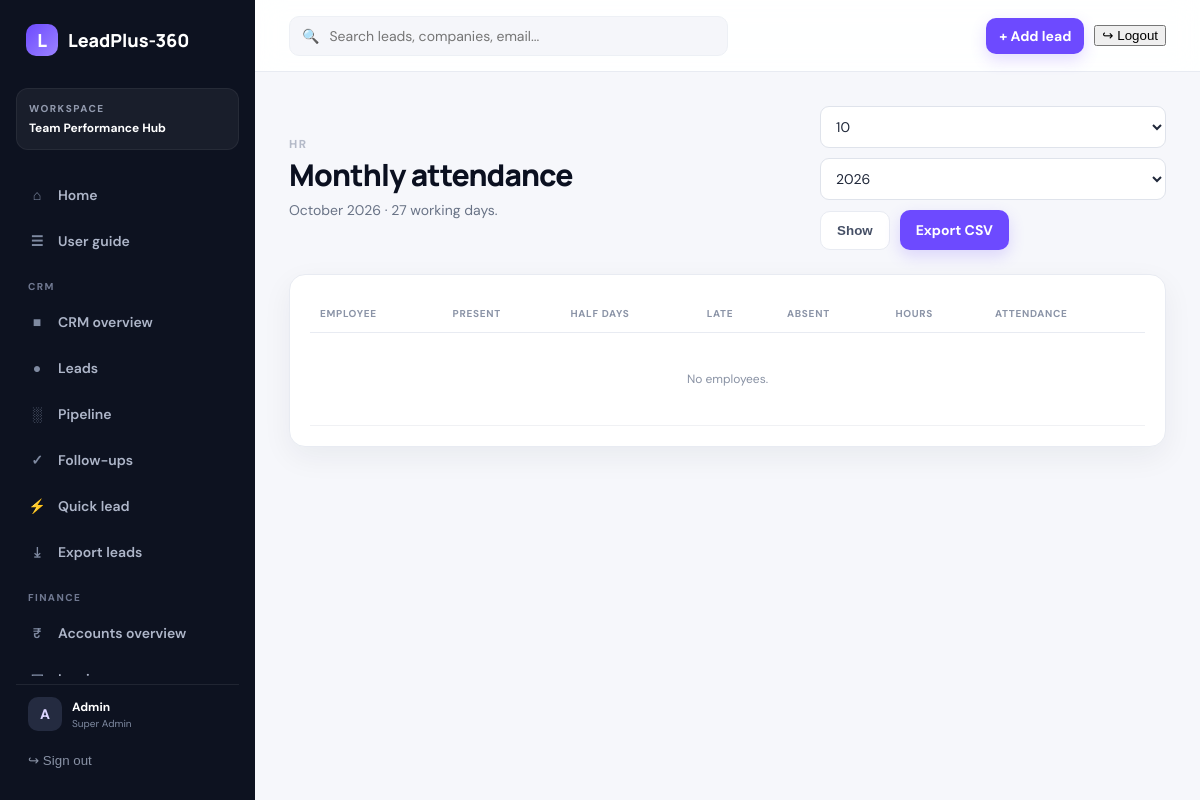
The page /attendance/manage/monthly/ (signed in) on the database its author committed.
### Control/models.py (models this page shows, shortened)
class OrganizationSettings(models.Model):
    name = models.CharField(max_length=160, default="LeadPlus-360")
    tagline = models.CharField(max_length=200, blank=True)
    logo = models.ImageField(upload_to="organization/", blank=True, null=True)
    primary_color = models.CharField(max_length=7, default="#6d4aff")
    currency = models.CharField(max_length=3, default="INR")
    tax_id = models.CharField(max_length=80, blank=True)
    billing_email = models.EmailField(blank=True)
    phone = models.CharField(max_length=40, blank=True)
    address = models.TextField(blank=True)
    invoice_prefix = models.CharField(max_length=12, default="INV")
    updated_at = models.DateTimeField(auto_now=True)
    class Meta:
        verbose_name = "Organization settings"
        verbose_name_plural = "Organization settings"
    @classmethod
    def get_solo(cls):
        obj, _ = cls.objects.get_or_create(pk=1)
        return obj

class Role(models.Model):
    name = models.SlugField(max_length=40, unique=True, help_text="Internal key, set once.")
    label = models.CharField(max_length=80)
    description = models.TextField(blank=True)
    level = models.PositiveSmallIntegerField(
        default=100, help_text="Seniority for ordering. Lower numbers are more senior."
    )
    is_active = models.BooleanField(default=True)
    is_system = models.BooleanField(default=False, help_text="Built-in role; cannot be deleted.")
    can_use_crm = models.BooleanField("Can use CRM", default=False)
    sees_all_leads = models.BooleanField("Sees every lead", default=False)
    sees_team_leads = models.BooleanField(
        "Sees leads of direct reports", default=False,
        help_text="Also sees leads owned by employees who report to this user.",
    )
    can_manage_team = models.BooleanField(
        "Team manager", default=False, help_text="Team performance views and data entry."
    )
    can_manage_hr = models.BooleanField(
        "HR access", default=False, help_text="Employees, onboarding, attendance admin, KPIs, TV displays."
    )
    can_manage_accounts = models.BooleanField(
        "Accounts access", default=False, help_text="Customers, invoices, payments, expenses and reports."
    )
    is_privileged = models.BooleanField(
        "Privileged", default=False, help_text="Only a Super Admin may assign this role."
    )
    is_super_admin = models.BooleanField(
        "Super Admin", default=False, help_text="Complete rights, including roles and workflows."
    )
    permissions = models.ManyToManyField(
        "auth.Permission",
        blank=True,
        help_text="Additional permissions granted to users with this role.",
    )
    class Meta:
        ordering = ["level", "label"]

### Attendance/views.py (the view, shortened to what this page needs)
# urls.py: path("manage/monthly/", views.monthly_report, name="attendance_monthly"),
@hr_required
def monthly_report(request):
    today = timezone.localdate()
    try:
        year, month = int(request.GET.get("year", today.year)), int(request.GET.get("month", today.month))
        date(year, month, 1)
    except ValueError:
        year, month = today.year, today.month
    rows, workdays = _monthly_rows(year, month)
    return render(request, "Attendance/monthly.html", {
        "rows": rows, "year": year, "month": month, "workdays": workdays,
        "month_label": date(year, month, 1).strftime("%B %Y"),
        "years": range(today.year - 2, today.year + 1), "months": range(1, 13),
    })

### Attendance/views.py (called while the page is built, shortened)
def _monthly_rows(year, month):
    days = monthrange(year, month)[1]
    first, last = date(year, month, 1), date(year, month, days)
    from django.conf import settings
    off_days = set(settings.WEEKLY_OFF_DAYS)
    workdays = sum(1 for d in range(1, days + 1) if date(year, month, d).weekday() not in off_days)
    today = timezone.localdate()
    counted = sum(
        1 for d in range(1, days + 1)
        if date(year, month, d).weekday() not in off_days and date(year, month, d) <= today
    )
    records = AttendanceRecord.objects.filter(date__range=(first, last))
    by_emp = {}
    for r in records:
        by_emp.setdefault(r.employee_id, []).append(r)
    rows = []
    return rows, workdays

### Control/context_processors.py (called while the page is built)
def navigation(request):
    user = request.user
    if not user.is_authenticated:
        return {"organization": OrganizationSettings.get_solo()}
    profile = getattr(user, "profile", None)
    return {
        "nav": {
            "crm": can_use_crm(user),
            "accounts": can_manage_accounts(user),
            "hr": is_hr(user),
            "admin": is_admin(user),
            "manager": can_manage_team(user),
            "staff": user.is_staff,
            "role_label": (profile.role.label if profile and profile.role_id else ("Administrator" if user.is_superuser else "Team member")),
            "employee": getattr(user, "employee", None),
        }, "organization": OrganizationSettings.get_solo(),
    }

### Control/permissions.py (called while the page is built)
def has_flag(user, flag):
    if not getattr(user, "is_authenticated", False):
        return False
    if user.is_superuser:
        return True
    role = role_of(user)
    return bool(role and getattr(role, flag))

def is_admin(user):
    return has_flag(user, "is_super_admin")

def is_hr(user):
    return has_flag(user, "can_manage_hr")

def can_use_crm(user):
    return has_flag(user, "can_use_crm")

def can_manage_team(user):
    return has_flag(user, "can_manage_team")

def can_manage_accounts(user):
    return has_flag(user, "can_manage_accounts")

def permission_required(check):
    def decorator(view):
        @wraps(view)
        @login_required
        def wrapper(request, *args, **kwargs):
            if not check(request.user):
                raise PermissionDenied
            return view(request, *args, **kwargs)
        return wrapper
    return decorator

### Attendance/templates/Attendance/monthly.html
{% extends "leadplus_base.html" %}{% block title %}Monthly attendance · LeadPlus-360{% endblock %}
{% block content %}
<div class="page-head"><div><span class="eyebrow">HR</span><h1>Monthly attendance</h1><p>{{ month_label }} · {{ workdays }} working days.</p></div>
<form class="inline-form"><select name="month" class="form-select">{% for m in months %}<option value="{{ m }}" {% if m == month %}selected{% endif %}>{{ m }}</option>{% endfor %}</select>
<select name="year" class="form-select">{% for y in years %}<option value="{{ y }}" {% if y == year %}selected{% endif %}>{{ y }}</option>{% endfor %}</select>
<button class="ghost-btn">Show</button><a class="primary-btn" href="?year={{ year }}&month={{ month }}&format=csv">Export CSV</a></form></div>
<section class="card"><div class="table-wrap"><table><thead><tr><th>Employee</th><th>Present</th><th>Half days</th><th>Late</th><th>Absent</th><th>Hours</th><th>Attendance</th></tr></thead><tbody>
{% for r in rows %}<tr><td><a class="lead-name" href="{% url 'hr_employee_detail' r.emp.pk %}">{{ r.emp.full_name }}<small>{{ r.emp.employee_code }}</small></a></td><td>{{ r.present }}</td><td>{{ r.half }}</td><td>{{ r.late }}</td><td>{{ r.absent }}</td><td>{{ r.hours }}</td>
<td><div class="row-gap"><div class="progress"><i style="width:{{ r.percent }}%"></i></div>{{ r.percent }}%</div></td></tr>
{% empty %}<tr><td colspan="7"><div class="empty">No employees.</div></td></tr>{% endfor %}</tbody></table></div></section>
{% endblock %}

### templates/leadplus_base.html (shortened to what this page needs)
{% load static %}
<!doctype html><html lang="en"><head>
<link rel="stylesheet" href="{% static 'leadplus/app.css' %}">
<link rel="stylesheet" href="{% static 'leadplus/modules.css' %}?v=2">
<link rel="stylesheet" href="{% static 'leadplus/accounts.css' %}">
</head><body>
{% with url=request.resolver_match.url_name %}
<div class="app-shell">
<aside class="sidebar" id="sidebar">
  <a class="brand" href="{% url 'home' %}">{% if organization.logo %}<img class="brand-logo" src="{{ organization.logo.url }}" alt="{{ organization.name }}">{% else %}<span class="brand-mark">{{ organization.name|first|upper }}</span>{% endif %}<span>{{ organization.name }}</span></a>
  <div class="workspace"><small>WORKSPACE</small><strong>Team Performance Hub</strong></div>
<nav>
    <a class="{% if url == 'home' %}active{% endif %}" href="{% url 'home' %}"><i>⌂</i> Home</a>
    <a class="{% if url == 'guide' %}active{% endif %}" href="{% url 'guide' %}"><i>☰</i> User guide</a>
    {% if nav.crm %}
    <div class="nav-label">CRM</div>
    <a class="{% if url == 'leadplus_dashboard' %}active{% endif %}" href="{% url 'leadplus_dashboard' %}"><i>■</i> CRM overview</a>
    <a class="{% if url == 'leads' or url == 'lead_detail' or url == 'lead_edit' or url == 'lead_create' %}active{% endif %}" href="{% url 'leads' %}"><i>●</i> Leads</a>
    <a class="{% if url == 'pipeline' %}active{% endif %}" href="{% url 'pipeline' %}"><i>░</i> Pipeline</a>
    <a class="{% if url == 'tasks' or url == 'add_task' %}active{% endif %}" href="{% url 'tasks' %}"><i>✓</i> Follow-ups</a>
    <a class="{% if url == 'quick_lead' %}active{% endif %}" href="{% url 'quick_lead' %}"><i>⚡</i> Quick lead</a>
    <a class="{% if url == 'export_leads' %}active{% endif %}" href="{% url 'export_leads' %}"><i>⤓</i> Export leads</a>
    {% endif %}
    {% if nav.accounts %}
    <div class="nav-label">Finance</div>
    <a class="{% if url == 'accounts_dashboard' %}active{% endif %}" href="{% url 'accounts_dashboard' %}"><i>₹</i> Accounts overview</a>
    <a class="{% if url == 'account_invoices' or url == 'account_invoice_create' or url == 'account_invoice_detail' %}active{% endif %}" href="{% url 'account_invoices' %}"><i>▣</i> Invoices</a>
    {% endif %}
  </nav>
  <div class="sidebar-bottom">
    <a class="user-mini" href="{% url 'profile' %}"><span class="avatar">{{ request.user.username|first|upper }}</span><div><b>{{ request.user.get_full_name|default:request.user.username }}</b><small>{{ nav.role_label|default:"Team member" }}</small></div></a>
    <form action="{% url 'logout' %}" method="post">{% csrf_token %}<button type="submit" class="logout">↪ Sign out</button></form>
  </div>
</aside>
<main class="main">
<header class="topbar"><button class="mobile-menu" onclick="document.getElementById('sidebar').classList.toggle('open')">☰</button>
 {% if nav.crm %}<div class="top-search">🔍 <input id="globalSearch" placeholder="Search leads, companies, email..." autocomplete="off"></div>{% else %}<div class="top-search"></div>{% endif %}
 <div class="top-actions">{% if nav.crm %}<a class="primary-btn small" href="{% url 'lead_create' %}">+ Add lead</a>{% endif %}<form action="{% url 'logout' %}" method="post" class="top-logout-form">{% csrf_token %}<button type="submit" class="top-logout">↪ Logout</button></form></div>
</header>
<div class="content">
{% block content %}{% endblock %}
</div>
</main></div>
{% endwith %}
</body></html>

### LeadManager/static/leadplus/app.css (style rules this page uses)
:root { --ink:#0b1020;--muted:#697386;--line:#e8ebf2;--bg:#f6f7fb;--card:#fff;--brand:#6d4aff;--brand2:#8b5cf6;--green:#159570;--orange:#d9822b;--red:#d94a62;--blue:#3974db;--shadow:0 10px 30px rgba(19,27,54,.06);--radius:16px }
* { box-sizing:border-box }
body { margin:0;background:var(--bg);color:var(--ink);font-family:"DM Sans",sans-serif;font-size:14px }
a { color:inherit;text-decoration:none }
.app-shell { display:flex;min-height:100vh }
.sidebar { width:255px;background:#0d1220;color:#c8cede;padding:22px 16px;display:flex;flex-direction:column;position:fixed;inset:0 auto 0 0;z-index:20 }
.brand { display:flex;align-items:center;gap:10px;color:#fff;font:800 18px Manrope;margin:2px 10px 32px }
.brand-mark { width:32px;height:32px;border-radius:10px;background:linear-gradient(135deg,#6d4aff,#9b83ff);display:grid;place-items:center;color:#fff }
.workspace { padding:13px 12px;background:rgba(255,255,255,.05);border:1px solid rgba(255,255,255,.06);border-radius:12px;margin-bottom:24px }
.workspace small,.eyebrow { display:block;font-size:10px;font-weight:800;letter-spacing:1.5px;color:#929aae }
.workspace strong { display:block;margin-top:5px;color:#fff;font-size:12px }
nav { display:grid;gap:4px }
nav a { padding:12px 12px;border-radius:10px;display:flex;gap:12px;align-items:center;color:#aeb6c9;font-weight:600 }
nav a i { width:18px;text-align:center;font-style:normal;color:#7f8aa1 }
.sidebar-bottom { margin-top:auto }
.user-mini { display:flex;align-items:center;gap:10px;padding:12px;border-top:1px solid rgba(255,255,255,.08) }
.user-mini b,.user-mini small { display:block }
.user-mini b { color:#fff;font-size:12px }
.user-mini small { font-size:10px;color:#7f8aa1;margin-top:2px }
.avatar { display:grid;place-items:center;width:34px;height:34px;border-radius:10px;background:#242b40;color:#dcd5ff;font-weight:800 }
.logout { width:100%;border:0;background:none;color:#8992a5;text-align:left;padding:10px 12px;cursor:pointer }
.main { margin-left:255px;min-width:0;flex:1 }
.topbar { height:72px;background:rgba(255,255,255,.9);border-bottom:1px solid var(--line);display:flex;align-items:center;justify-content:space-between;padding:0 34px;position:sticky;top:0;z-index:10;backdrop-filter:blur(14px) }
.top-search { width:min(450px,50%);display:flex;align-items:center;gap:8px;color:#8b94a7;background:#f5f6fa;border:1px solid #edf0f5;border-radius:10px;padding:9px 12px }
.top-search input { border:0;outline:0;background:transparent;width:100%;font:inherit }
.top-actions,.head-actions { display:flex;gap:10px;align-items:center }
.content { padding:34px;max-width:1600px;margin:auto }
.page-head { display:flex;align-items:flex-end;justify-content:space-between;gap:20px;margin-bottom:26px }
.page-head h1 { font:800 30px Manrope;margin:5px 0 4px;letter-spacing:-.8px }
.page-head p { margin:0;color:var(--muted) }
.primary-btn,.ghost-btn,.icon-btn { border:0;border-radius:10px;padding:11px 16px;font-weight:700;cursor:pointer;display:inline-flex;align-items:center;justify-content:center;gap:7px }
.primary-btn { background:var(--brand);color:#fff;box-shadow:0 6px 16px rgba(109,74,255,.2) }
.primary-btn.small { padding:9px 13px }
.ghost-btn { background:#fff;border:1px solid var(--line);color:#465066 }
.card { background:var(--card);border:1px solid var(--line);border-radius:var(--radius);box-shadow:var(--shadow);padding:20px }
.table-wrap { overflow:auto }
table { width:100%;border-collapse:collapse }
th { font-size:10px;letter-spacing:.7px;text-transform:uppercase;color:#8b94a7;text-align:left;padding:12px 10px;border-bottom:1px solid var(--line);white-space:nowrap }
td { padding:13px 10px;border-bottom:1px solid #f0f1f4;vertical-align:middle;white-space:nowrap }
.empty { color:#8992a4;text-align:center;padding:25px 10px;font-size:12px }
.form-select,.form-control { width:100%;padding:10px 11px;border:1px solid #dfe3eb;border-radius:9px;background:#fff;color:#20283a;font:inherit;outline:none }
.sidebar { height:100vh;max-height:100vh;overflow:hidden; }
.sidebar nav { flex:1;min-height:0;overflow-y:auto;overflow-x:hidden;padding-right:4px;scrollbar-width:thin;scrollbar-color:#3a435a transparent; }
.sidebar-bottom { flex:0 0 auto;padding-top:8px;background:#0d1220; }

### rows shown on the page
OrganizationSettings: name|first "L", name "LeadPlus-360"
Role: role_label "Super Admin"

### other values the page prints
{{ request.user.username|first|upper }} "A"
{{ request.user.get_full_name|default:request.user.username }} "Admin"
{{ month_label }} "October 2026"
{{ workdays }} "27"
form field month "10"
form field year "2026"
